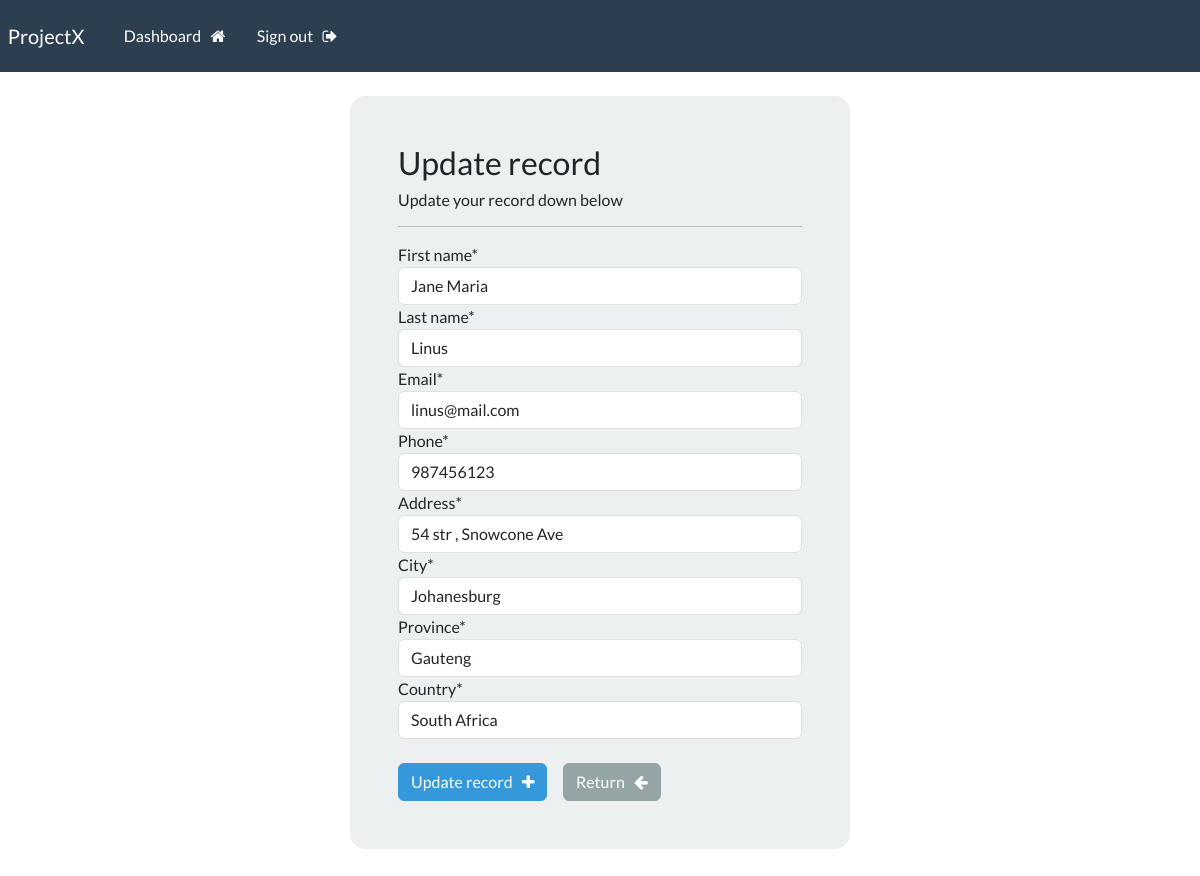
Page /update-record/2 (signed in) on the committed database.
### webapp/models.py (models this page shows, shortened)
class Record(models.Model):
    creation_date = models.DateTimeField(auto_now_add=True)
    first_name = models.CharField(max_length=100)
    last_name = models.CharField(max_length=100)
    email = models.CharField(max_length=255)
    phone = models.CharField(max_length=20)
    address=models.CharField(max_length=300)
    city = models.CharField(max_length=255)
    province = models.CharField(max_length=200)
    country = models.CharField(max_length=100)

### webapp/views.py (the view)
# urls.py: path('update-record/<int:pk>', views.update_record, name='update-record'),
@login_required (login_url='my-login')
def update_record(request, pk):
    record = Record.objects.get(id=pk)
    form = UpdateRecordForm(instance=record)
    if request.method == 'POST':
        form = UpdateRecordForm(request.POST, instance=record)
        if form.is_valid():
            form.save()
            messages.success(request, "Your record was updated.")
            return redirect ("dashboard")
    context = {'form': form}
    return render (request, 'webapp/update-record.html', context=context)

### webapp/forms.py
class UpdateRecordForm(forms.ModelForm):
    class Meta:
        model = Record
        fields = ['first_name', 'last_name', 'email', 'phone', 'address', 'city', 'province', 'country']

### webapp/templates/webapp/update-record.html (shortened to what this page needs)
{% extends 'webapp/base.html' %}
{% load crispy_forms_tags %}
{% block content%}
<body>
    <div class="container bg-light shadow-md p-5 form-layout">
        <h3> Update record </h3>
        <h6> Update your record down below </h6>
        <hr>
        <form method="POST" autocomplete="off">
            {{form|crispy}}
            <br>
            <button type ="submit" class="btn btn-info" > Update record &nbsp; <i class="fa fa-plus" aria-hidden="true"></i> </button>
            <a href="{% url 'dashboard' %}" class="btn btn-secondary"> Return &nbsp; <i class="fa fa-arrow-left" aria-hidden="true"></i></a>
        </form>
    </div>
    <br><br>
</body>
{% endblock %}

### static/css/styles.css (style rules this page uses)
.form-layout { border-radius: 15px; width: 500px; }

### rows in the picture
Record: first_name "Jane Maria", last_name "Linus", email "linus@mail.com", phone "987456123", address "54 str , Snowcone Ave", city "Johanesburg", province "Gauteng", country "South Africa"
